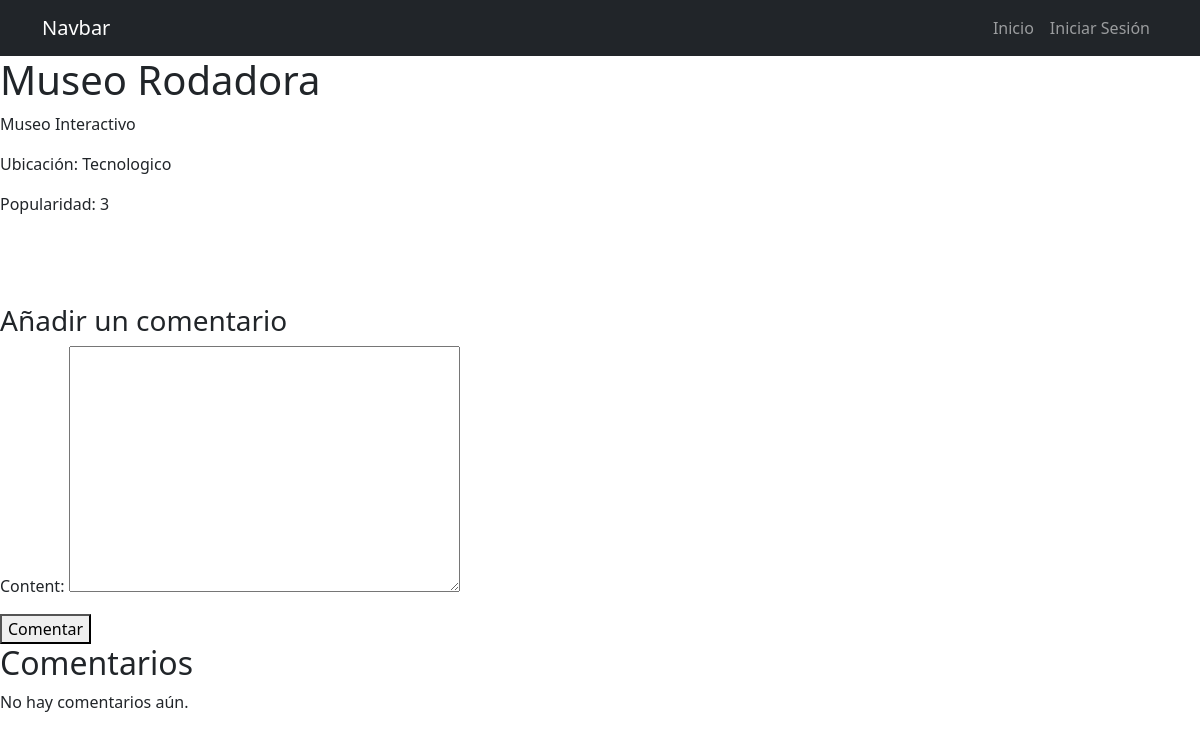
/placeDetails/1/, run on an earlier commit of the app's database.
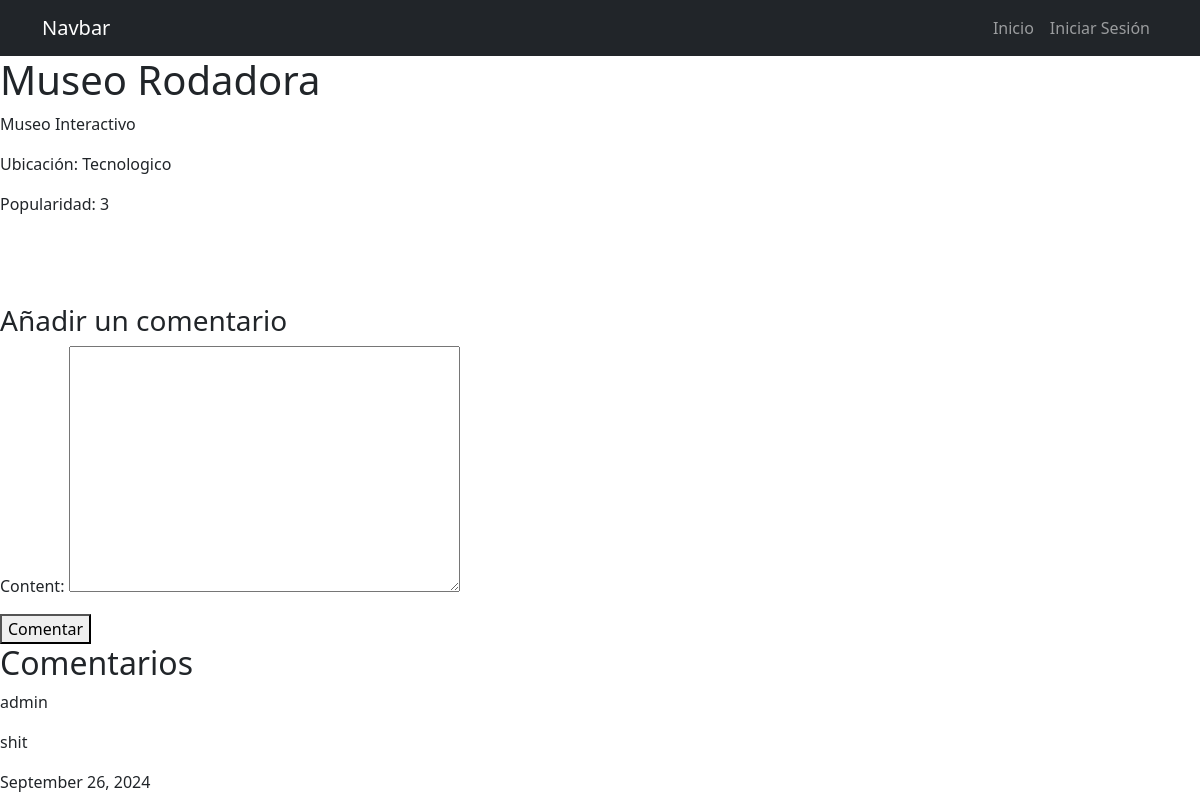
And on a later commit of the database.
### TravelApp/models.py (models this page shows, shortened)
class Place(models.Model):
    name = models.CharField(max_length=255)
    description = models.TextField(null=True, blank=True)
    category = models.CharField(max_length=255, null=True, blank=True)
    price_range = models.CharField(max_length=100, null=True, blank=True)
    popularity = models.IntegerField(null=True, blank=True)
    location = models.CharField(max_length=255, null=True, blank=True)
    created_at = models.DateTimeField(auto_now_add=True)
    updated_at = models.DateTimeField(auto_now=True)

class Comment(models.Model):
    user = models.ForeignKey(User, on_delete=models.CASCADE)
    place = models.ForeignKey(Place, on_delete=models.CASCADE)
    content = models.TextField()
    created_at = models.DateTimeField(auto_now_add=True)
    class Meta:
        unique_together = ('user', 'place')

### TravelApp/views.py (the view)
# urls.py: path('placeDetails/<int:placeId>/', views.placeDetails, name='placeDetails'),
def placeDetails(request, placeId):
    place = Place.objects.get(id=placeId)
    comments = Comment.objects.filter(place=place).order_by('-created_at')
    user_comment = Comment.objects.filter(place=place, user=request.user).first() if request.user.is_authenticated else None
    if request.method == 'POST':
        if not request.user.is_authenticated:
            messages.error(request, "Debes iniciar sesión para comentar.")
            return redirect('login')
        if user_comment:
            form = CommentForm(request.POST, instance=user_comment)
        else:
            form = CommentForm(request.POST)
        if form.is_valid():
            try:
                comment = form.save(commit=False)
                comment.user = request.user
                comment.place = place
                comment.save()
                messages.success(request, "Comentario añadido/actualizado con éxito.")
            except IntegrityError:
                messages.error(request, "Ya has comentado en este post.")
            return redirect('placeDetails', placeId=place.id)
    else:
        form = CommentForm(instance=user_comment) if user_comment else CommentForm()
    context = {
        'place': place,
        'comments': comments,
        'form': form,
        'user_comment': user_comment,
    }
    return render(request, 'placeDetails.html', context)

### TravelApp/forms.py
class CommentForm(forms.ModelForm):
    class Meta:
        model = Comment
        fields = ['content']

### TravelApp/templates/placeDetails.html (shortened to what this page needs)
{% extends "base.html" %}
{% block content %}
<h1>{{ place.name }}</h1>
<div>
    <p>{{ place.description }}</p>
    <p>Ubicación: {{ place.location }}</p>
    <p>Popularidad: {{ place.popularity }}</p>
</div>
<br><br><br>
<h3>Añadir un comentario</h3>
<form method="post">
    {{ form.as_p }}
    <button type="submit">Comentar</button>
</form>
<h2>Comentarios</h2>
{% for comment in comments %}
    <div>
        <p>{{ comment.user.username }}</p>
        <p>{{ comment.content }}</p>
        <p>{{ comment.created_at|date:"F d, Y" }}</p>
    </div>
{% empty %}
    <p>No hay comentarios aún.</p>
{% endfor %}
{% endblock %}

### TravelApp/templates/base.html (shortened to what this page needs)
<!DOCTYPE html>
<html lang="en">
  <head>
    <link rel="stylesheet" href="https://cdn.jsdelivr.net/npm/bootstrap@5.2.0/dist/css/bootstrap.min.css">
  </head>
  <body>
    {% include '_navbar.html' %}
    {% block content %}
    {% endblock %}
  </body>
</html>

### TravelApp/templates/_navbar.html (shortened to what this page needs)
<nav class="navbar navbar-expand-lg navbar-dark bg-dark">
  <div class="container">
    <a class="navbar-brand" href="/">Navbar</a>
    <div class="collapse navbar-collapse" id="navbarNav">
      <ul class="navbar-nav ms-auto">
        <li class="nav-item">
          <a href="/" class="nav-link">Inicio</a>
        </li>
        {% if user.is_authenticated %}
        <li class="nav-item">
          <a href="#" class="nav-link">Sitios</a>
        </li>
        <li class="nav-item">
          <a href="#" class="nav-link">Perfil</a>
        </li>
        <li class="nav-item">
          <a class="nav-link" href="/logout">Cerrar Sesión</a>
        </li>
        {% else %}
        <li class="nav-item">
          <a href="/signin" class="nav-link">Iniciar Sesión</a>
        </li>
        {% endif %}
      </ul>
    </div>
  </div>
</nav>

What changed in the data, as far as the page shows it:
added Comment: user.username "admin", content "shit", created_at "September 26, 2024"
Also different on the page:
text no longer shown: "No hay comentarios aún."
